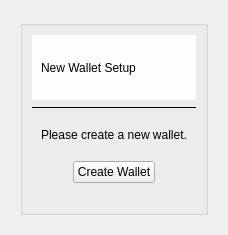
         <widget class="QWidget" name="new_wallet_page">
          <layout class="QGridLayout" name="gridLayout_101">
           <item row="0" column="0">
            <widget class="QFrame" name="trns_conf_frame">
             <property name="frameShape">
              <enum>QFrame::NoFrame</enum>
             </property>
             <property name="frameShadow">
              <enum>QFrame::Plain</enum>
             </property>
             <layout class="QGridLayout" name="gridLayout_126">
              <item row="0" column="0">
               <widget class="QGroupBox" name="groupBox_6">
                <property name="title">
                 <string/>
                </property>
                <layout class="QGridLayout" name="gridLayout_127">
                 <item row="2" column="0">
                  <widget class="QFrame" name="frame_99">
                   <property name="minimumSize">
                    <size>
                     <width>0</width>
                     <height>40</height>
                    </size>
                   </property>
                   <property name="maximumSize">
                    <size>
                     <width>16777215</width>
                     <height>40</height>
                    </size>
                   </property>
                   <property name="frameShape">
                    <enum>QFrame::NoFrame</enum>
                   </property>
                   <property name="frameShadow">
                    <enum>QFrame::Raised</enum>
                   </property>
                   <layout class="QGridLayout" name="gridLayout_129">
                    <item row="0" column="0">
                     <widget class="QLabel" name="label_79">
                      <property name="styleSheet">
                       <string notr="true">font: 16pt 'Helvetica';
background-color: rgba(255, 255, 255, 0);
</string>
                      </property>
                      <property name="text">
                       <string>Please create a new wallet.</string>
                      </property>
                     </widget>
                    </item>
                   </layout>
                  </widget>
                 </item>
                 <item row="3" column="0" alignment="Qt::AlignHCenter">
                  <widget class="QPushButton" name="wllt_cr8_btn">
                   <property name="text">
                    <string>Create Wallet</string>
                   </property>
                  </widget>
                 </item>
                 <item row="0" column="0">
                  <widget class="QFrame" name="frame_98">
                   <property name="minimumSize">
                    <size>
                     <width>0</width>
                     <height>65</height>
                    </size>
                   </property>
                   <property name="maximumSize">
                    <size>
                     <width>16777215</width>
                     <height>65</height>
                    </size>
                   </property>
                   <property name="styleSheet">
                    <string notr="true">background-color: rgb(253, 253, 255);
font: 24pt &quot;Helvetica&quot;;</string>
                   </property>
                   <property name="frameShape">
                    <enum>QFrame::NoFrame</enum>
                   </property>
                   <property name="frameShadow">
                    <enum>QFrame::Plain</enum>
                   </property>
                   <layout class="QGridLayout" name="gridLayout_128">
                    <item row="0" column="0">
                     <widget class="QLabel" name="label_80">
                      <property name="text">
                       <string>New Wallet Setup</string>
                      </property>
                     </widget>
                    </item>
                   </layout>
                  </widget>
                 </item>
                 <item row="1" column="0">
                  <widget class="Line" name="line_23">
                   <property name="frameShadow">
                    <enum>QFrame::Plain</enum>
                   </property>
                   <property name="orientation">
                    <enum>Qt::Horizontal</enum>
                   </property>
                  </widget>
                 </item>
                 <item row="4" column="0" alignment="Qt::AlignHCenter">
                  <widget class="QLabel" name="label_19">
                   <property name="styleSheet">
                    <string notr="true">background-color: rgba(255, 255, 255, 0);</string>
                   </property>
                   <property name="text">
                    <string/>
                   </property>
                   <property name="pixmap">
                    <pixmap>img/PKT.iconset/icon_1024x1024 @2x.png</pixmap>
                   </property>
                  </widget>
                 </item>
                </layout>
               </widget>
              </item>
             </layout>
            </widget>
           </item>
          </layout>
         </widget>
